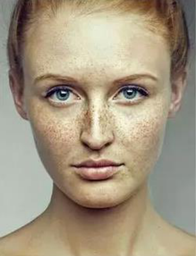
#> input picture CV-lab6/test1.bmp, 196 x 256 px, shrunk from 472 x 618 before the run
$ python bilateralFilter.py
#> lines starting #> are read from the running program, lines starting #| are printed output that depends on the picture
# -*- coding: UTF-8 -*-
import numpy as np
import cv2
import math

def BilateralFilter(img , sigma_r , sigma_d) :
    B = img * 1
    dis_space = np.zeros((sigma_d * 2 + 1,sigma_d * 2 + 1))
    dis_similar = np.zeros((sigma_d * 2 + 1,sigma_d * 2 + 1))
    for row in range(sigma_d, len(B) - sigma_d) :
        for col in range(sigma_d, len(B[row]) - sigma_d) :
            arr = img[row-sigma_d:row+sigma_d+1, col-sigma_d:col+sigma_d+1]
            for i in range(2 * sigma_d + 1) :
                for j in range(2 * sigma_d + 1) :
                    a = float(-int(arr[i][j] - arr[sigma_d][sigma_d])*int(arr[i][j] - arr[sigma_d][sigma_d]) / (2 * sigma_r * sigma_r))
                    dis_similar[i][j] = math.exp(a)
                    b = float(((i-sigma_d)*(i-sigma_d) + (j-sigma_d)*(j-sigma_d))/(-2 * sigma_d * sigma_d))
                    dis_space[i][j] = math.exp(b)
            weight = dis_similar * dis_space
            sum = np.sum(weight)
            value = 0.0
            for i in range(2 * sigma_d + 1) :
                for j in range(2 * sigma_d + 1) :
                    value = value + weight[i][j] * arr[i][j]
            B[row][col] = int(value/sum)
    return B

img = cv2.imread("test1.bmp")
#> img is the input picture: shape (256, 196, 3); mean B, G, R 129.1, 151.3, 164.5

img_out = img * 1
img_out[:, :, 0] = BilateralFilter(img[:, :, 0] , 100 , 1)
#> in BilateralFilter, `B = img * 1`:
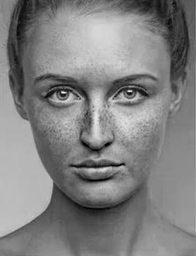
#> B: shape (256, 196); min 0, max 245, mean 129.1
#> after the loop in BilateralFilter, `for row in range(sigma_d, len(B) - sigma_d) :`: dis_similar = [[1, 1, 0.998], [0.0387, 1, 0.997], [0.0397, 1, 0.995]]; dis_space = [[0.368, 0.607, 0.368], [0.607, 1, 0.607], [0.368, 0.607, 0.368]]
img_out[:, :, 1] = BilateralFilter(img[:, :, 1] , 100 , 1)
#> call 2 of BilateralFilter, with sigma_r = 100, sigma_d = 1
#> in BilateralFilter (call 2), `B = img * 1`:
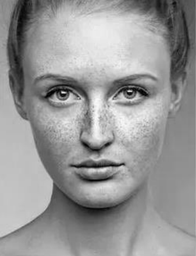
#> B: shape (256, 196); min 0, max 250, mean 151.3
#> after the loop in BilateralFilter (call 2), `for row in range(sigma_d, len(B) - sigma_d) :`: dis_similar = [[1, 1, 0.998], [1, 1, 0.998], [0.0397, 0.0397, 0.997]]
img_out[:, :, 2] = BilateralFilter(img[:, :, 2] , 100 , 1)
#> call 3 of BilateralFilter, with sigma_r = 100, sigma_d = 1
#> in BilateralFilter (call 3), `B = img * 1`:
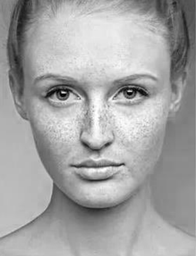
#> B: shape (256, 196); min 0, max 255, mean 164.5
#> after the loop in BilateralFilter (call 3), `for row in range(sigma_d, len(B) - sigma_d) :`: dis_similar = [[1, 1, 0.998], [1, 1, 0.998], [0.0387, 0.0387, 0.996]]
cv2.imshow('result',img_out)
cv2.waitKey(0)
